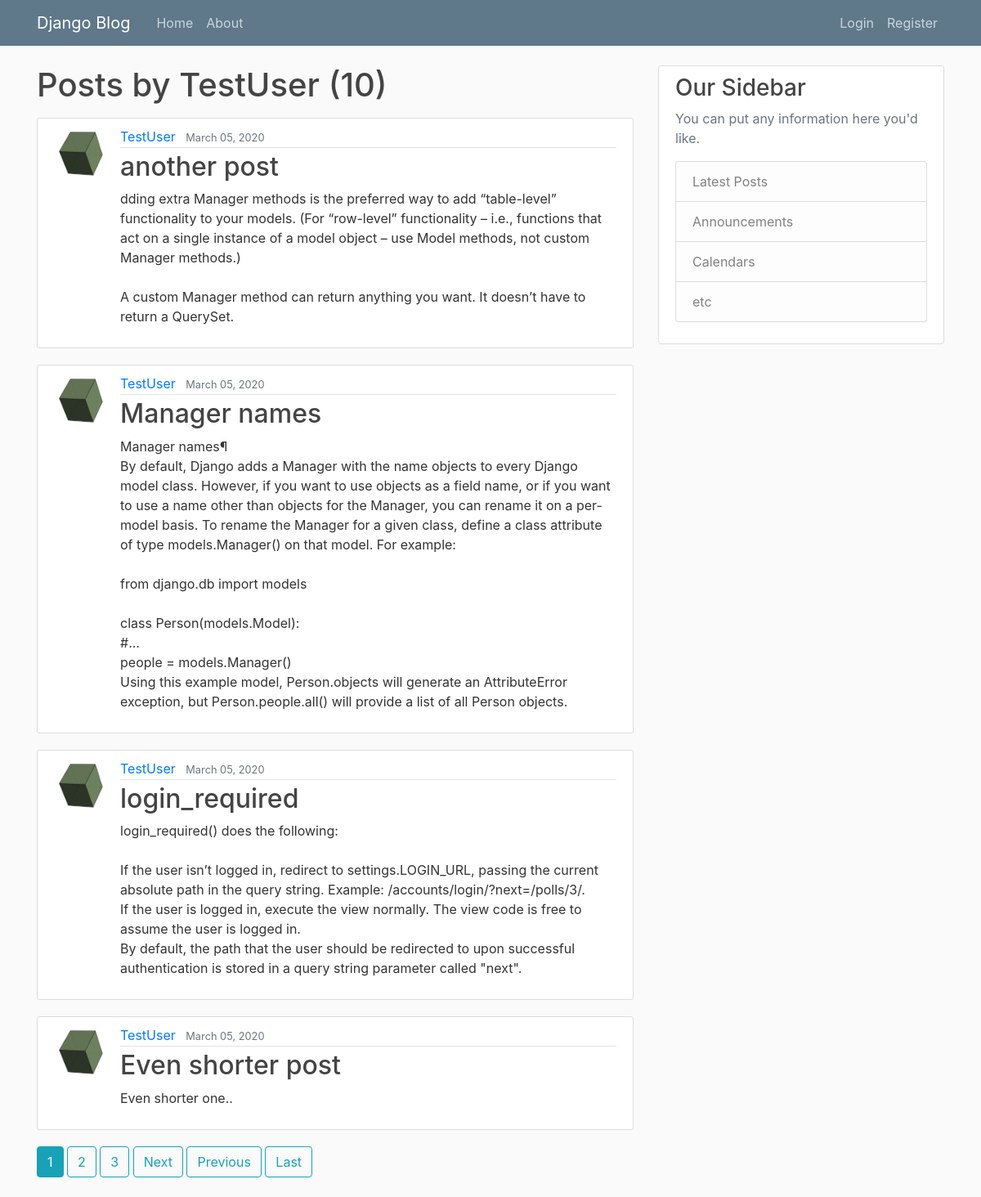
Page /user/TestUser on the committed database.
### blog/models.py (models this page shows, shortened)
class Post(models.Model):
    title = models.CharField(max_length=100)
    content = models.TextField()
    date_posted = models.DateTimeField(default=timezone.now)
    author = models.ForeignKey(User, on_delete=models.CASCADE)

### users/models.py (models this page shows, shortened)
class Profile(models.Model):
    user = models.OneToOneField(User, on_delete=models.CASCADE)
    image = models.ImageField(default='profile_pics/default.png', upload_to='profile_pics')

### blog/views.py (the view)
# urls.py: path('user/<str:username>', UserPostListView.as_view(), name='user-posts'),
class UserPostListView(ListView):
    model = Post
    template_name = 'blog/user_posts.html'
    context_object_name = 'posts'
    paginate_by = 4
    def get_queryset(self):
        user = get_object_or_404(User, username=self.kwargs.get('username'))
        return Post.objects.filter(author=user).order_by('-date_posted')

### blog/templates/blog/user_posts.html (shortened to what this page needs)
{% extends "blog/base.html" %}
{% block content %}
	<h1 class="mb-3"> Posts by {{ view.kwargs.username }} ({{ page_obj.paginator.count }}) </h1>
	{% for post in posts %}
		<article class="media content-section">
			<img class="rounded-circle article-img" src="{{ post.author.profile.image.url }}">
		  <div class="media-body">
		    <div class="article-metadata">
		      <a class="mr-2" href="{% url 'user-posts' post.author.username %}">{{ post.author }}</a>
		      <small class="text-muted">{{ post.date_posted|date:"F d, Y" }}</small>
		    </div>
		    <h2><a class="article-title" href="{% url 'post-detail' post.id %}">{{ post.title }}</a></h2>
		    <p class="article-content">{{ post.content }}</p>
		  </div>
		</article>
	{% endfor %}
	{% if is_paginated %}
		{% for num in page_obj.paginator.page_range %}
			{% if page_obj.number == num %}
				<a class="btn btn-info mb-4" href="?page={{ num }}">{{ num }}</a>
			{% elif num > page_obj.number|add:'-3' and num < page_obj.number|add:'3' %}
				<a class="btn btn-outline-info mb-4" href="?page={{ num }}">{{ num }}</a>
			{% endif %}
		{% endfor %}
		{% if page_obj.has_next %}
			<a class="btn btn-outline-info mb-4" href="?page={{ page_obj.next_page_number }}">Next</a>
			<a class="btn btn-outline-info mb-4" href="?page={{ page_obj.previous_page_numbers }}">Previous</a>
			<a class="btn btn-outline-info mb-4" href="?page={{ page_obj.paginator.num_pages }}">Last</a>
		{% endif %}
	{% endif %}
{% endblock content %}

### blog/static/blog/main.css (style rules this page uses)
body { background: #fafafa; color: #333333; margin-top: 5rem; }
h1, h2, h3, h4, h5, h6 { color: #444444; }
.content-section { background: #ffffff; padding: 10px 20px; border: 1px solid #dddddd; border-radius: 3px; margin-bottom: 20px; }
.article-title { color: #444444; }
.article-content { white-space: pre-line; }
.article-img { height: 65px; width: 65px; margin-right: 16px; }
.article-metadata { padding-bottom: 1px; margin-bottom: 4px; border-bottom: 1px solid #e3e3e3 }

### rows in the picture
Post: author.profile.image (placeholder picture), author "TestUser", date_posted "March 05, 2020", title "another post", content "dding extra Manager methods is the preferred way to add “table-level” functionality to your models. (For “row-level” functionality – i.e., functions that act on a single instance of a model object – use Model methods, not custom Manager methods.) A custom Manager method can return anything you want. It doesn’t have to return a QuerySet."
Post: author.profile.image (placeholder picture), author "TestUser", date_posted "March 05, 2020", title "Manager names", content "Manager names¶ By default, Django adds a Manager with the name objects to every Django model class. However, if you want to use objects as a field name, or if you want to use a name other than objects for the Manager, you can rename it on a per-model basis. To rename the Manager for a given class, define a class attribute of type models.Manager() on that model. For example: from django.db import models class Person(models.Model): #... people = models.Manager() Using this example model, Person.objects will generate an AttributeError exception, but Person.people.all() will provide a list of all Person objects."
Post: author.profile.image (placeholder picture), author "TestUser", date_posted "March 05, 2020", title "login_required", content "login_required() does the following: If the user isn’t logged in, redirect to settings.LOGIN_URL, passing the current absolute path in the query string. Example: /accounts/login/?next=/polls/3/. If the user is logged in, execute the view normally. The view code is free to assume the user is logged in. By default, the path that the user should be redirected to upon successful authentication is stored in a query string parameter called \"next\"."
Post: author.profile.image (placeholder picture), author "TestUser", date_posted "March 05, 2020", title "Even shorter post", content "Even shorter one.."

### other values in the picture
{{ view.kwargs.username }} "TestUser"
{{ page_obj.paginator.count }} "10"
{{ num }} "1"
{{ num }} "2" "3"
